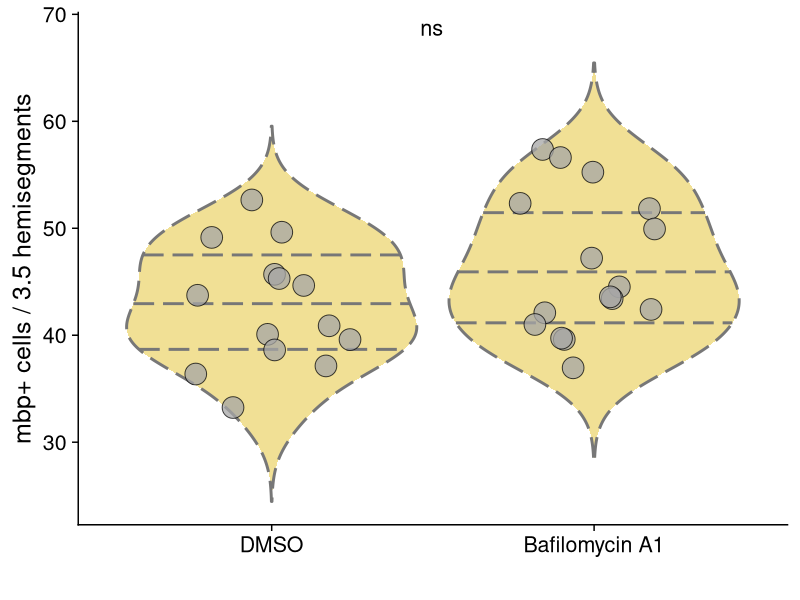
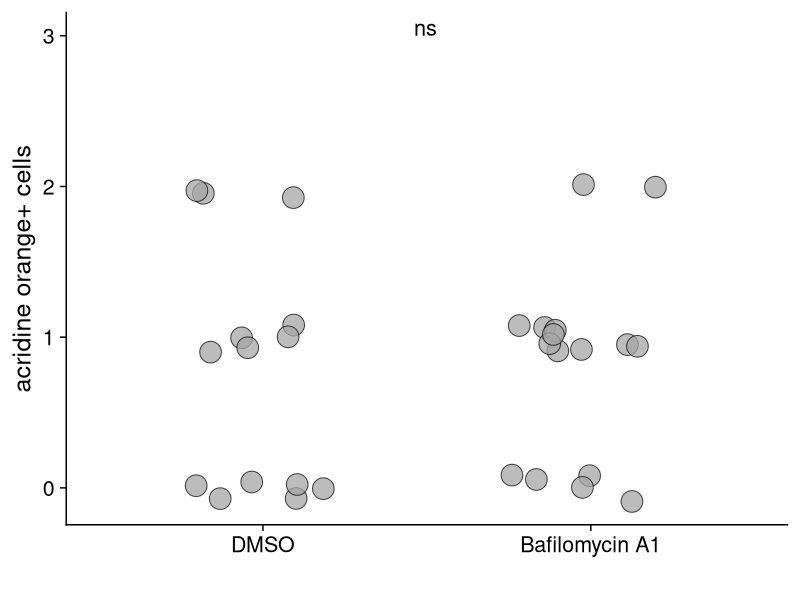
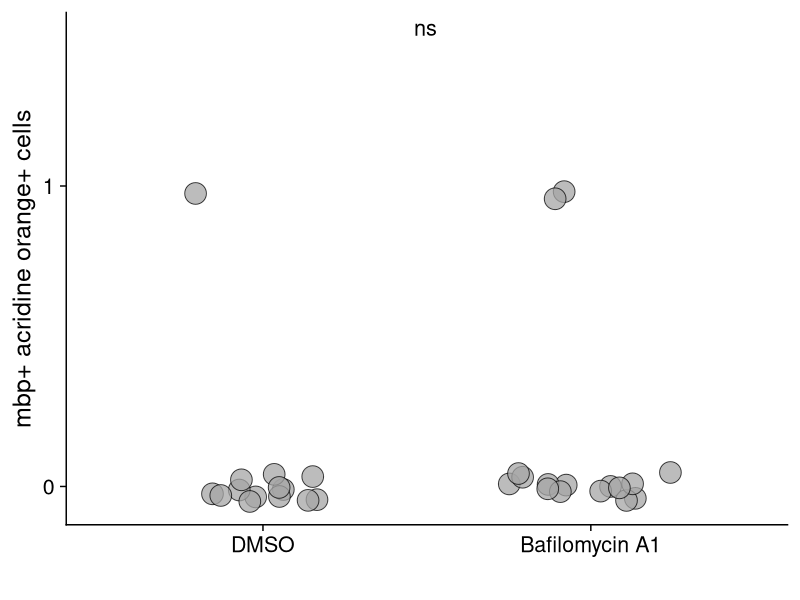
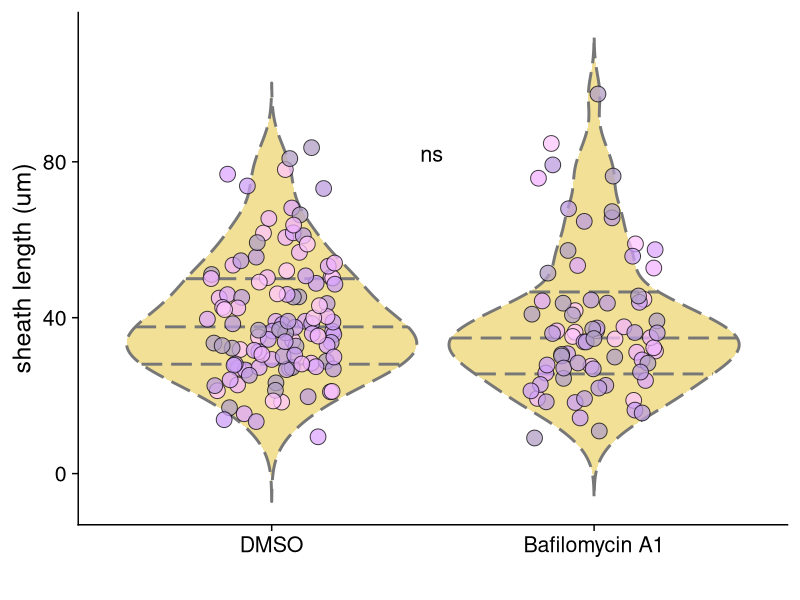
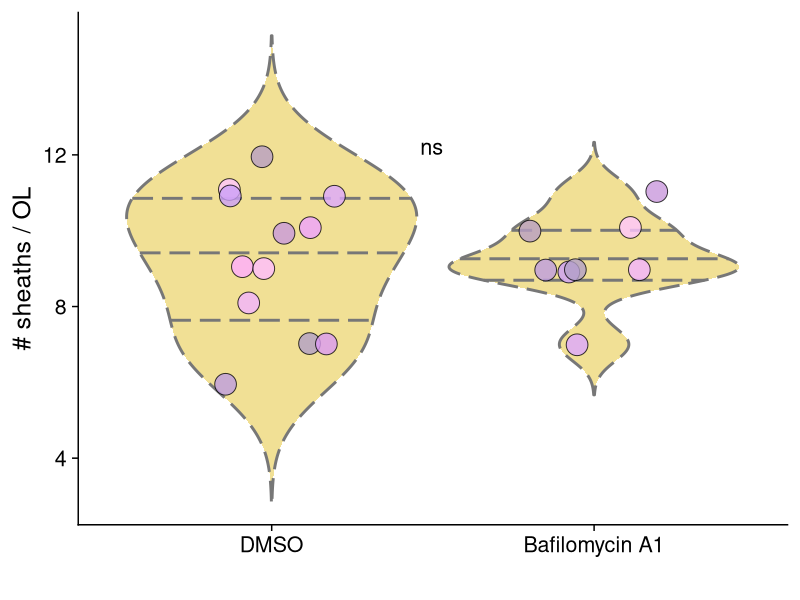

Generate these figures, in order, with R:
## ---- chunk 1
knitr::opts_chunk$set(echo = TRUE)
## ---- chunk 2
library(tidyverse)
library(ggpubr)
library(cowplot)
library(colorspace)
## ---- chunk 3
theme_set(theme_cowplot(font_size =18))
## ---- chunk 4
tagrfp_baf_dmso <- read_csv('tidy-baf-dmso-tagrfp-ac.csv')
tagrfp_baf_dmso$treatment <- tagrfp_baf_dmso$treatment %>% fct_relevel("DMSO", "Bafilomycin A1")
View(tagrfp_baf_dmso)
## ---- chunk 5
tagrfp_baf_dmso %>% group_by(treatment) %>% summarize(tot_mbp = sum(mbp_cells), tot_fish = n())
## ---- chunk 6
ggplot(tagrfp_baf_dmso, aes(x=treatment, y=mbp_cells, fill="#EBC926"))+
  geom_violin(aes(x=treatment, y=mbp_cells), fill = "#E3C22D", color= "#777777", size=1, alpha=0.5, linetype="longdash", scale="width", trim=FALSE, draw_quantiles = c(0.25, 0.5, 0.75))+
  geom_jitter(width=0.25, height=2, shape=21, size=7, alpha=0.75)+
  scale_fill_discrete_diverging(15, palette = "Blue Yellow 3", c1=100, h1=285, h2=285, l1=90, l2=68)+
  stat_compare_means(inherit.aes=FALSE, aes(x=treatment, y=mbp_cells), method = "wilcox.test", label = "p.signif", size=5.5, label.x=1.475, label.y=68)+
  theme(legend.position= "none")+
  labs(x=" ", y="mbp+ cells / 3.5 hemisegments")
#ggsave('mbp-cells-hemiseg-baf-tagrfp.png', dpi=300, width=5, height=4.5)
## ---- chunk 7
ggplot(tagrfp_baf_dmso, aes(x=treatment, y=acridine_cells, fill="#EBC926"))+
  #geom_violin(aes(x=treatment, y=acridine_cells), fill = "#E3C22D", color= "#777777", size=1, alpha=0.5, linetype="longdash", scale="width", trim=FALSE, draw_quantiles = c(0.25, 0.5, 0.75))+
  geom_jitter(width=0.25, height=.1, shape=21, size=7, alpha=0.75)+
  scale_fill_discrete_diverging(15, palette = "Blue Yellow 3", c1=100, h1=285, h2=285, l1=90, l2=68)+
  stat_compare_means(inherit.aes=FALSE, aes(x=treatment, y=acridine_cells), method = "wilcox.test", label = "p.signif", size=5.5, label.x=1.475, label.y=3)+
  scale_y_continuous(breaks=c(0, 1, 2,3))+
  theme(legend.position= "none")+
  labs(x=" ", y="acridine orange+ cells")
#ggsave('acr-orange-cells-baf-tagrfp.png', dpi=300, width=5, height=4.5)
## ---- chunk 8
ggplot(tagrfp_baf_dmso, aes(x=treatment, y=mbp_ac, fill="#EBC926"))+
  #geom_violin(aes(x=treatment, y=mbp_ac), fill = "#E3C22D", color= "#777777", size=1, alpha=0.5, linetype="longdash", scale="width", trim=FALSE, draw_quantiles = c(0.25, 0.5, 0.75))+
  geom_jitter(width=0.25, height=.05, shape=21, size=7, alpha=0.75)+
  scale_fill_discrete_diverging(15, palette = "Blue Yellow 3", c1=100, h1=285, h2=285, l1=90, l2=68)+
  stat_compare_means(inherit.aes=FALSE, aes(x=treatment, y=mbp_ac), method = "wilcox.test", label = "p.signif", size=5.5, label.x=1.475, label.y=1.5)+
  scale_y_continuous(breaks=c(0, 1, 2))+
  theme(legend.position= "none")+
  labs(x=" ", y="mbp+ acridine orange+ cells")
#ggsave('acr-mbp-cells-baf-tagrfp.png', dpi=300, width=5, height=4.5)
## ---- chunk 9
baf_sheath_length <- read_csv('baf_sheath_length_number.csv')
#View(baf_sheath_length)
## ---- chunk 10
baf_sheath_length$group <- baf_sheath_length$group %>% fct_relevel("DMSO", "Bafilomycin A1")
## ---- chunk 11
ggplot(baf_sheath_length, aes(x=group, y=sheath_length, fill=factor(cell_id)))+
  geom_violin(aes(x=group, y=sheath_length), fill = "#E3C22D", color= "#777777", size=1, alpha=0.5, linetype="longdash", scale="width", trim=FALSE, draw_quantiles = c(0.25, 0.5, 0.75))+
 geom_jitter(width=0.2, shape=21, size=5, alpha=0.75)+
  scale_fill_discrete_diverging(15, palette = "Blue Yellow 3", c1=100, h1=285, h2=285, l1=90, l2=68)+
  theme(legend.position = "none")+
  labs(x= " ", y= "sheath length (um)")+
  stat_compare_means(inherit.aes=FALSE, aes(x=group, y=sheath_length), method = "wilcox.test", label = "p.signif", size=5.5, label.x=1.475, label.y=80)
#ggsave('baf-sheath-length.png', dpi=300, width=5, height=4.5)
## ---- chunk 12
baf_n_sheaths<- baf_sheath_length %>% group_by(group, cell_id) %>% mutate(n_sheaths = max(sheath_id)) %>% filter(sheath_id == 1)
#View(baf_n_sheaths)

## ---- chunk 13
ggplot(baf_n_sheaths, aes(x=group, y=n_sheaths, fill=factor(cell_id)))+
  geom_violin(aes(x=group, y=n_sheaths), fill = "#E3C22D", color= "#777777", size=1, alpha=0.5, linetype="longdash", scale="width", trim=FALSE, draw_quantiles = c(0.25, 0.5, 0.75))+
  geom_jitter(width=0.2, height=0.1, shape=21, size=7, alpha=0.8)+
  stat_compare_means(inherit.aes=FALSE, aes(x=group, y=n_sheaths), method = "wilcox.test", label = "p.signif", label.x=1.475, size=5.5)+
scale_fill_discrete_diverging(4, palette = "Blue Yellow 3", c1=100, h1=285, h2=295, l1=90, l2=68)+
theme(legend.position = "none")+
  labs(x=" ", y="# sheaths / OL")
#ggsave('baf-sheath-number.png', dpi=300, width=5, height=4.5)
